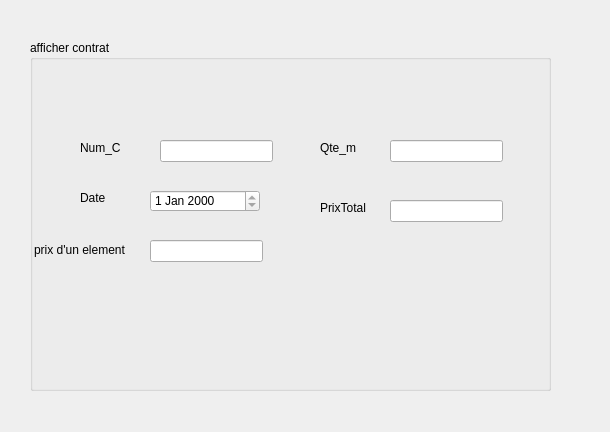
<?xml version="1.0" encoding="UTF-8"?>
<ui version="4.0">
 <class>Dialog</class>
 <widget class="QDialog" name="Dialog">
  <property name="geometry">
   <rect>
    <x>0</x>
    <y>0</y>
    <width>610</width>
    <height>432</height>
   </rect>
  </property>
  <property name="windowTitle">
   <string>affichage</string>
  </property>
  <widget class="QGroupBox" name="groupBox">
   <property name="geometry">
    <rect>
     <x>30</x>
     <y>40</y>
     <width>521</width>
     <height>351</height>
    </rect>
   </property>
   <property name="title">
    <string>afficher contrat</string>
   </property>
   <widget class="QLabel" name="label">
    <property name="geometry">
     <rect>
      <x>50</x>
      <y>100</y>
      <width>55</width>
      <height>16</height>
     </rect>
    </property>
    <property name="text">
     <string>Num_C</string>
    </property>
   </widget>
   <widget class="QLabel" name="label_2">
    <property name="geometry">
     <rect>
      <x>50</x>
      <y>150</y>
      <width>55</width>
      <height>16</height>
     </rect>
    </property>
    <property name="text">
     <string>Date</string>
    </property>
   </widget>
   <widget class="QLabel" name="label_3">
    <property name="geometry">
     <rect>
      <x>4</x>
      <y>200</y>
      <width>111</width>
      <height>20</height>
     </rect>
    </property>
    <property name="text">
     <string>prix d'un element</string>
    </property>
   </widget>
   <widget class="QLineEdit" name="lineEdit_numd">
    <property name="geometry">
     <rect>
      <x>130</x>
      <y>100</y>
      <width>113</width>
      <height>22</height>
     </rect>
    </property>
    <property name="readOnly">
     <bool>true</bool>
    </property>
   </widget>
   <widget class="QLabel" name="label_4">
    <property name="geometry">
     <rect>
      <x>290</x>
      <y>100</y>
      <width>55</width>
      <height>16</height>
     </rect>
    </property>
    <property name="text">
     <string>Qte_m</string>
    </property>
   </widget>
   <widget class="QLabel" name="label_5">
    <property name="geometry">
     <rect>
      <x>290</x>
      <y>160</y>
      <width>55</width>
      <height>16</height>
     </rect>
    </property>
    <property name="text">
     <string>PrixTotal</string>
    </property>
   </widget>
   <widget class="QDateEdit" name="lineEdit_dated">
    <property name="geometry">
     <rect>
      <x>120</x>
      <y>150</y>
      <width>110</width>
      <height>22</height>
     </rect>
    </property>
    <property name="readOnly">
     <bool>true</bool>
    </property>
   </widget>
   <widget class="QLineEdit" name="lineEdit_qted">
    <property name="geometry">
     <rect>
      <x>360</x>
      <y>100</y>
      <width>113</width>
      <height>22</height>
     </rect>
    </property>
    <property name="readOnly">
     <bool>true</bool>
    </property>
   </widget>
   <widget class="QLineEdit" name="lineEdit_ptd">
    <property name="geometry">
     <rect>
      <x>360</x>
      <y>160</y>
      <width>113</width>
      <height>22</height>
     </rect>
    </property>
    <property name="readOnly">
     <bool>true</bool>
    </property>
   </widget>
   <widget class="QLineEdit" name="lineEdit_pd">
    <property name="geometry">
     <rect>
      <x>120</x>
      <y>200</y>
      <width>113</width>
      <height>22</height>
     </rect>
    </property>
   </widget>
  </widget>
 </widget>
 <resources/>
 <connections/>
</ui>
